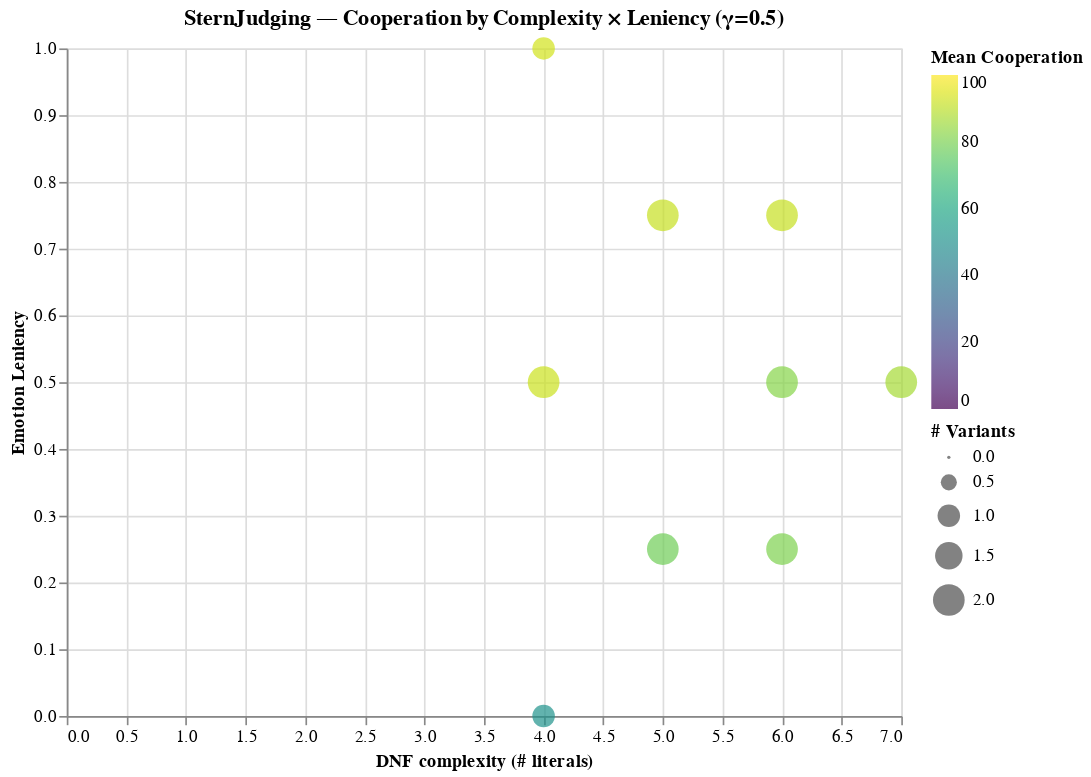

Notebook source saved alongside this figure:
### Code cell
# pick your norm and gamma value
chosen_norm = "SternJudging"
gamma_value = 0.5  # 🔑 change this

# filter results for chosen norm and gamma
subset = merged_df[(merged_df["norm"] == chosen_norm) &
                   (merged_df["gamma_center"] == gamma_value)].copy()

# aggregate cooperation by (DNF_literals, Leniency)
agg = (
    subset.groupby(["DNF_literals", "Emotion_Leniency"], as_index=False)
          .agg(mean_coop=("average_cooperation", "mean"),
               std_coop=("average_cooperation", "std"),
               n=("variant_id", "nunique"))
)

# --- Scatterplot ---
chart = alt.Chart(agg).mark_circle(size=200).encode(
    x=alt.X("DNF_literals:Q", title="DNF complexity (# literals)"),
    y=alt.Y("Emotion_Leniency:Q", title="Emotion Leniency"),
    color=alt.Color("mean_coop:Q", title="Mean Cooperation",
                    scale=alt.Scale(scheme="viridis", domain=[0,100])),
    size=alt.Size("n:Q", title="# Variants"),
    tooltip=[
        "DNF_literals:Q",
        "Emotion_Leniency:Q",
        alt.Tooltip("mean_coop:Q", format=".2f", title="Mean coop"),
        alt.Tooltip("std_coop:Q", format=".2f", title="Std"),
        "n:Q"
    ]
).properties(
    title=f"{chosen_norm} — Cooperation by Complexity × Leniency (γ={gamma_value})",
    width=500, height=400
)

chart

### Figure 1 — Vega-Lite specification as saved in the notebook (floating-point values rounded to 4 significant figures)
{"config": {"view": {"continuousWidth": 400, "continuousHeight": 300}}, "data": {"name": "data-a53b2182601e01adcbae8a864b314859"}, "mark": {"type": "circle", "size": 200}, "encoding": {"color": {"field": "mean_coop", "scale": {"domain": [0, 100], "scheme": "viridis"}, "title": "Mean Cooperation", "type": "quantitative"}, "size": {"field": "n", "title": "# Variants", "type": "quantitative"}, "tooltip": [{"field": "DNF_literals", "type": "quantitative"}, {"field": "Emotion_Leniency", "type": "quantitative"}, {"field": "mean_coop", "format": ".2f", "title": "Mean coop", "type": "quantitative"}, {"field": "std_coop", "format": ".2f", "title": "Std", "type": "quantitative"}, {"field": "n", "type": "quantitative"}], "x": {"field": "DNF_literals", "title": "DNF complexity (# literals)", "type": "quantitative"}, "y": {"field": "Emotion_Leniency", "title": "Emotion Leniency", "type": "quantitative"}}, "height": 400, "title": "SternJudging — Cooperation by Complexity × Leniency (γ=0.5)", "width": 500, "$schema": "https://vega.github.io/schema/vega-lite/v4.17.0.json", "datasets": {"data-a53b2182601e01adcbae8a864b314859": [{"DNF_literals": 4.0, "Emotion_Leniency": 0.0, "mean_coop": 51.16, "std_coop": 40.42, "n": 1}, {"DNF_literals": 4.0, "Emotion_Leniency": 0.5, "mean_coop": 92.19, "std_coop": 3.912, "n": 2}, {"DNF_literals": 4.0, "Emotion_Leniency": 1.0, "mean_coop": 93.2, "std_coop": 1.436, "n": 1}, {"DNF_literals": 5.0, "Emotion_Leniency": 0.25, "mean_coop": 78.18, "std_coop": 21.86, "n": 2}, {"DNF_literals": 5.0, "Emotion_Leniency": 0.75, "mean_coop": 91.5, "std_coop": 5.067, "n": 2}, {"DNF_literals": 6.0, "Emotion_Leniency": 0.25, "mean_coop": 80.68, "std_coop": 17.31, "n": 2}, {"DNF_literals": 6.0, "Emotion_Leniency": 0.5, "mean_coop": 82.05, "std_coop": 11.86, "n": 2}, {"DNF_literals": 6.0, "Emotion_Leniency": 0.75, "mean_coop": 91.53, "std_coop": 5.384, "n": 2}, {"DNF_literals": 7.0, "Emotion_Leniency": 0.5, "mean_coop": 86.76, "std_coop": 15.53, "n": 2}]}}
